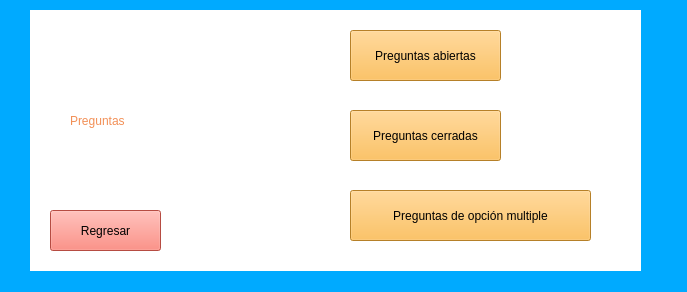
<?xml version="1.0" encoding="UTF-8"?>
<ui version="4.0">
 <class>menuCursos</class>
 <widget class="QMainWindow" name="menuCursos">
  <property name="geometry">
   <rect>
    <x>0</x>
    <y>0</y>
    <width>687</width>
    <height>292</height>
   </rect>
  </property>
  <property name="windowTitle">
   <string>MainWindow</string>
  </property>
  <property name="styleSheet">
   <string notr="true">background-color: rgb(0, 170, 255);</string>
  </property>
  <widget class="QWidget" name="centralwidget">
   <widget class="QLabel" name="label">
    <property name="geometry">
     <rect>
      <x>30</x>
      <y>10</y>
      <width>611</width>
      <height>261</height>
     </rect>
    </property>
    <property name="styleSheet">
     <string notr="true">background-color: rgb(255, 255, 255);</string>
    </property>
    <property name="text">
     <string/>
    </property>
   </widget>
   <widget class="QLabel" name="label_2">
    <property name="geometry">
     <rect>
      <x>70</x>
      <y>90</y>
      <width>231</width>
      <height>61</height>
     </rect>
    </property>
    <property name="styleSheet">
     <string notr="true">font: 700 28pt &quot;Segoe UI&quot;;
background-color: rgb(255, 255, 255);
color: rgb(242, 144, 87);</string>
    </property>
    <property name="text">
     <string>Preguntas</string>
    </property>
   </widget>
   <widget class="QPushButton" name="botonPreguntasAbiertas">
    <property name="geometry">
     <rect>
      <x>350</x>
      <y>30</y>
      <width>151</width>
      <height>51</height>
     </rect>
    </property>
    <property name="styleSheet">
     <string notr="true">font: 700 12pt &quot;Segoe UI&quot;;
background-color: rgb(255, 179, 56);</string>
    </property>
    <property name="text">
     <string>Preguntas abiertas</string>
    </property>
   </widget>
   <widget class="QLabel" name="label_5">
    <property name="geometry">
     <rect>
      <x>60</x>
      <y>370</y>
      <width>401</width>
      <height>61</height>
     </rect>
    </property>
    <property name="styleSheet">
     <string notr="true">background-color: rgba(0, 0, 0, 0);
font: 700 14pt &quot;Segoe UI&quot;;</string>
    </property>
    <property name="text">
     <string/>
    </property>
   </widget>
   <widget class="QPushButton" name="botonPreguntasCerradas">
    <property name="geometry">
     <rect>
      <x>350</x>
      <y>110</y>
      <width>151</width>
      <height>51</height>
     </rect>
    </property>
    <property name="styleSheet">
     <string notr="true">font: 700 12pt &quot;Segoe UI&quot;;
background-color: rgb(255, 179, 56);</string>
    </property>
    <property name="text">
     <string>Preguntas cerradas</string>
    </property>
   </widget>
   <widget class="QPushButton" name="botonPreguntasOpcionMultiple">
    <property name="geometry">
     <rect>
      <x>350</x>
      <y>190</y>
      <width>241</width>
      <height>51</height>
     </rect>
    </property>
    <property name="styleSheet">
     <string notr="true">font: 700 12pt &quot;Segoe UI&quot;;
background-color: rgb(255, 179, 56);</string>
    </property>
    <property name="text">
     <string>Preguntas de opción multiple</string>
    </property>
   </widget>
   <widget class="QPushButton" name="botonRegresarPreguntas">
    <property name="geometry">
     <rect>
      <x>50</x>
      <y>210</y>
      <width>111</width>
      <height>41</height>
     </rect>
    </property>
    <property name="styleSheet">
     <string notr="true">font: 700 12pt &quot;Segoe UI&quot;;
background-color: rgb(255, 106, 92);</string>
    </property>
    <property name="text">
     <string>Regresar</string>
    </property>
   </widget>
  </widget>
 </widget>
 <resources/>
 <connections/>
</ui>
